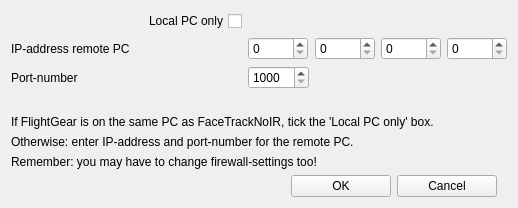
<?xml version="1.0" encoding="UTF-8"?>
<ui version="4.0">
 <class>UICFGControls</class>
 <widget class="QWidget" name="UICFGControls">
  <property name="windowModality">
   <enum>Qt::ApplicationModal</enum>
  </property>
  <property name="geometry">
   <rect>
    <x>0</x>
    <y>0</y>
    <width>518</width>
    <height>208</height>
   </rect>
  </property>
  <property name="windowTitle">
   <string>FlightGear settings FaceTrackNoIR</string>
  </property>
  <property name="windowIcon">
   <iconset>
    <normaloff>images/FaceTrackNoIR.png</normaloff>images/FaceTrackNoIR.png</iconset>
  </property>
  <property name="layoutDirection">
   <enum>Qt::LeftToRight</enum>
  </property>
  <property name="autoFillBackground">
   <bool>false</bool>
  </property>
  <layout class="QVBoxLayout" name="_vertical_layout">
   <item>
    <layout class="QGridLayout" name="gridLayout">
     <item row="2" column="4">
      <widget class="QSpinBox" name="spinIPFourthNibble">
       <property name="maximumSize">
        <size>
         <width>60</width>
         <height>16777215</height>
        </size>
       </property>
       <property name="maximum">
        <number>255</number>
       </property>
       <property name="singleStep">
        <number>1</number>
       </property>
      </widget>
     </item>
     <item row="2" column="1">
      <widget class="QSpinBox" name="spinIPFirstNibble">
       <property name="maximumSize">
        <size>
         <width>60</width>
         <height>16777215</height>
        </size>
       </property>
       <property name="maximum">
        <number>255</number>
       </property>
       <property name="singleStep">
        <number>1</number>
       </property>
      </widget>
     </item>
     <item row="2" column="2">
      <widget class="QSpinBox" name="spinIPSecondNibble">
       <property name="maximumSize">
        <size>
         <width>60</width>
         <height>16777215</height>
        </size>
       </property>
       <property name="maximum">
        <number>255</number>
       </property>
       <property name="singleStep">
        <number>1</number>
       </property>
      </widget>
     </item>
     <item row="2" column="3">
      <widget class="QSpinBox" name="spinIPThirdNibble">
       <property name="maximumSize">
        <size>
         <width>60</width>
         <height>16777215</height>
        </size>
       </property>
       <property name="maximum">
        <number>255</number>
       </property>
       <property name="singleStep">
        <number>1</number>
       </property>
      </widget>
     </item>
     <item row="2" column="0">
      <widget class="QLabel" name="label_4">
       <property name="text">
        <string>IP-address remote PC</string>
       </property>
      </widget>
     </item>
     <item row="1" column="0">
      <widget class="QCheckBox" name="chkLocalPC">
       <property name="layoutDirection">
        <enum>Qt::RightToLeft</enum>
       </property>
       <property name="text">
        <string>Local PC only</string>
       </property>
      </widget>
     </item>
     <item row="3" column="0">
      <widget class="QLabel" name="label_5">
       <property name="text">
        <string>Port-number</string>
       </property>
      </widget>
     </item>
     <item row="3" column="1">
      <widget class="QSpinBox" name="spinPortNumber">
       <property name="minimum">
        <number>1000</number>
       </property>
       <property name="maximum">
        <number>10000</number>
       </property>
      </widget>
     </item>
    </layout>
   </item>
   <item>
    <spacer name="verticalSpacer">
     <property name="orientation">
      <enum>Qt::Vertical</enum>
     </property>
     <property name="sizeHint" stdset="0">
      <size>
       <width>20</width>
       <height>40</height>
      </size>
     </property>
    </spacer>
   </item>
   <item>
    <layout class="QVBoxLayout" name="verticalLayout">
     <item>
      <widget class="QLabel" name="label_2">
       <property name="text">
        <string>If FlightGear is on the same PC as FaceTrackNoIR, tick the 'Local PC only' box.</string>
       </property>
      </widget>
     </item>
     <item>
      <widget class="QLabel" name="label">
       <property name="text">
        <string>Otherwise: enter IP-address and port-number for the remote PC.</string>
       </property>
       <property name="wordWrap">
        <bool>true</bool>
       </property>
      </widget>
     </item>
     <item>
      <widget class="QLabel" name="label_3">
       <property name="text">
        <string>Remember: you may have to change firewall-settings too!</string>
       </property>
      </widget>
     </item>
    </layout>
   </item>
   <item>
    <layout class="QHBoxLayout" name="horizontalLayout">
     <item>
      <spacer name="horizontalSpacer_2">
       <property name="orientation">
        <enum>Qt::Horizontal</enum>
       </property>
       <property name="sizeHint" stdset="0">
        <size>
         <width>40</width>
         <height>20</height>
        </size>
       </property>
      </spacer>
     </item>
     <item>
      <layout class="QHBoxLayout" name="horizontalLayout_2">
       <property name="sizeConstraint">
        <enum>QLayout::SetDefaultConstraint</enum>
       </property>
       <item>
        <widget class="QPushButton" name="btnOK">
         <property name="sizePolicy">
          <sizepolicy hsizetype="Preferred" vsizetype="Fixed">
           <horstretch>0</horstretch>
           <verstretch>0</verstretch>
          </sizepolicy>
         </property>
         <property name="minimumSize">
          <size>
           <width>100</width>
           <height>0</height>
          </size>
         </property>
         <property name="maximumSize">
          <size>
           <width>100</width>
           <height>16777215</height>
          </size>
         </property>
         <property name="text">
          <string>OK</string>
         </property>
        </widget>
       </item>
       <item>
        <widget class="QPushButton" name="btnCancel">
         <property name="sizePolicy">
          <sizepolicy hsizetype="Preferred" vsizetype="Fixed">
           <horstretch>0</horstretch>
           <verstretch>0</verstretch>
          </sizepolicy>
         </property>
         <property name="minimumSize">
          <size>
           <width>100</width>
           <height>0</height>
          </size>
         </property>
         <property name="maximumSize">
          <size>
           <width>100</width>
           <height>16777215</height>
          </size>
         </property>
         <property name="text">
          <string>Cancel</string>
         </property>
        </widget>
       </item>
      </layout>
     </item>
     <item>
      <spacer name="horizontalSpacer">
       <property name="orientation">
        <enum>Qt::Horizontal</enum>
       </property>
       <property name="sizeType">
        <enum>QSizePolicy::Fixed</enum>
       </property>
       <property name="sizeHint" stdset="0">
        <size>
         <width>10</width>
         <height>20</height>
        </size>
       </property>
      </spacer>
     </item>
    </layout>
   </item>
  </layout>
 </widget>
 <tabstops>
  <tabstop>spinIPFirstNibble</tabstop>
  <tabstop>spinIPSecondNibble</tabstop>
  <tabstop>spinIPThirdNibble</tabstop>
  <tabstop>spinIPFourthNibble</tabstop>
  <tabstop>spinPortNumber</tabstop>
  <tabstop>btnOK</tabstop>
  <tabstop>btnCancel</tabstop>
  <tabstop>chkLocalPC</tabstop>
 </tabstops>
 <resources/>
 <connections/>
 <slots>
  <slot>startEngineClicked()</slot>
  <slot>stopEngineClicked()</slot>
  <slot>cameraSettingsClicked()</slot>
 </slots>
</ui>
